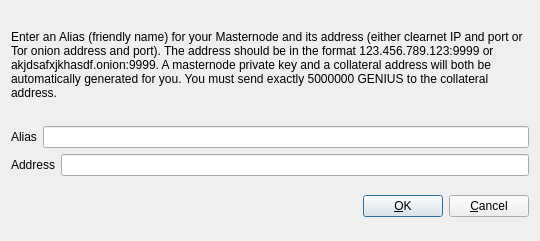
<?xml version="1.0" encoding="UTF-8"?>
<ui version="4.0">
 <class>AddEditAdrenalineNode</class>
 <widget class="QDialog" name="AddEditAdrenalineNode">
  <property name="geometry">
   <rect>
    <x>0</x>
    <y>0</y>
    <width>540</width>
    <height>241</height>
   </rect>
  </property>
  <property name="windowTitle">
   <string>Add/Edit MasterNode Node</string>
  </property>
  <property name="modal">
   <bool>true</bool>
  </property>
  <layout class="QVBoxLayout" name="verticalLayout">
   <item>
    <layout class="QVBoxLayout" name="verticalLayout_2">
     <property name="topMargin">
      <number>0</number>
     </property>
     <property name="bottomMargin">
      <number>0</number>
     </property>
     <item>
      <widget class="QLabel" name="label_3">
       <property name="sizePolicy">
        <sizepolicy hsizetype="Preferred" vsizetype="Expanding">
         <horstretch>0</horstretch>
         <verstretch>0</verstretch>
        </sizepolicy>
       </property>
       <property name="text">
        <string>&lt;html&gt;&lt;head/&gt;&lt;body&gt;&lt;p&gt;Enter an Alias (friendly name) for your Masternode and its address (either clearnet IP and port or Tor onion address and port). The address should be in the format 123.456.789.123:9999 or akjdsafxjkhasdf.onion:9999. A masternode private key and a collateral address will both be automatically generated for you. You must send exactly 5000000 GENIUS to the collateral address.&lt;/p&gt;&lt;/body&gt;&lt;/html&gt;</string>
       </property>
       <property name="wordWrap">
        <bool>true</bool>
       </property>
      </widget>
     </item>
     <item>
      <layout class="QHBoxLayout" name="horizontalLayout">
       <property name="bottomMargin">
        <number>0</number>
       </property>
       <item>
        <widget class="QLabel" name="label">
         <property name="text">
          <string>Alias</string>
         </property>
        </widget>
       </item>
       <item>
        <widget class="QLineEdit" name="aliasLineEdit"/>
       </item>
      </layout>
     </item>
     <item>
      <layout class="QHBoxLayout" name="horizontalLayout_2">
       <property name="bottomMargin">
        <number>0</number>
       </property>
       <item>
        <widget class="QLabel" name="label_2">
         <property name="text">
          <string>Address</string>
         </property>
        </widget>
       </item>
       <item>
        <widget class="QLineEdit" name="addressLineEdit"/>
       </item>
      </layout>
     </item>
     <item>
      <layout class="QHBoxLayout" name="horizontalLayout_3">
       <property name="bottomMargin">
        <number>0</number>
       </property>
      </layout>
     </item>
    </layout>
   </item>
   <item>
    <layout class="QHBoxLayout" name="horizontalLayout_Buttons">
     <item>
      <spacer name="horizontalSpacer_1">
       <property name="orientation">
        <enum>Qt::Horizontal</enum>
       </property>
       <property name="sizeHint" stdset="0">
        <size>
         <width>40</width>
         <height>48</height>
        </size>
       </property>
      </spacer>
     </item>
     <item>
      <widget class="QLabel" name="statusLabel">
       <property name="font">
        <font>
         <weight>75</weight>
         <bold>true</bold>
        </font>
       </property>
       <property name="text">
        <string/>
       </property>
       <property name="textFormat">
        <enum>Qt::PlainText</enum>
       </property>
       <property name="wordWrap">
        <bool>true</bool>
       </property>
      </widget>
     </item>
     <item>
      <spacer name="horizontalSpacer_2">
       <property name="orientation">
        <enum>Qt::Horizontal</enum>
       </property>
       <property name="sizeHint" stdset="0">
        <size>
         <width>40</width>
         <height>48</height>
        </size>
       </property>
      </spacer>
     </item>
     <item>
      <widget class="QPushButton" name="okButton">
       <property name="text">
        <string>&amp;OK</string>
       </property>
      </widget>
     </item>
     <item>
      <widget class="QPushButton" name="cancelButton">
       <property name="text">
        <string>&amp;Cancel</string>
       </property>
       <property name="autoDefault">
        <bool>false</bool>
       </property>
      </widget>
     </item>
    </layout>
   </item>
  </layout>
 </widget>
 <resources/>
 <connections/>
</ui>
